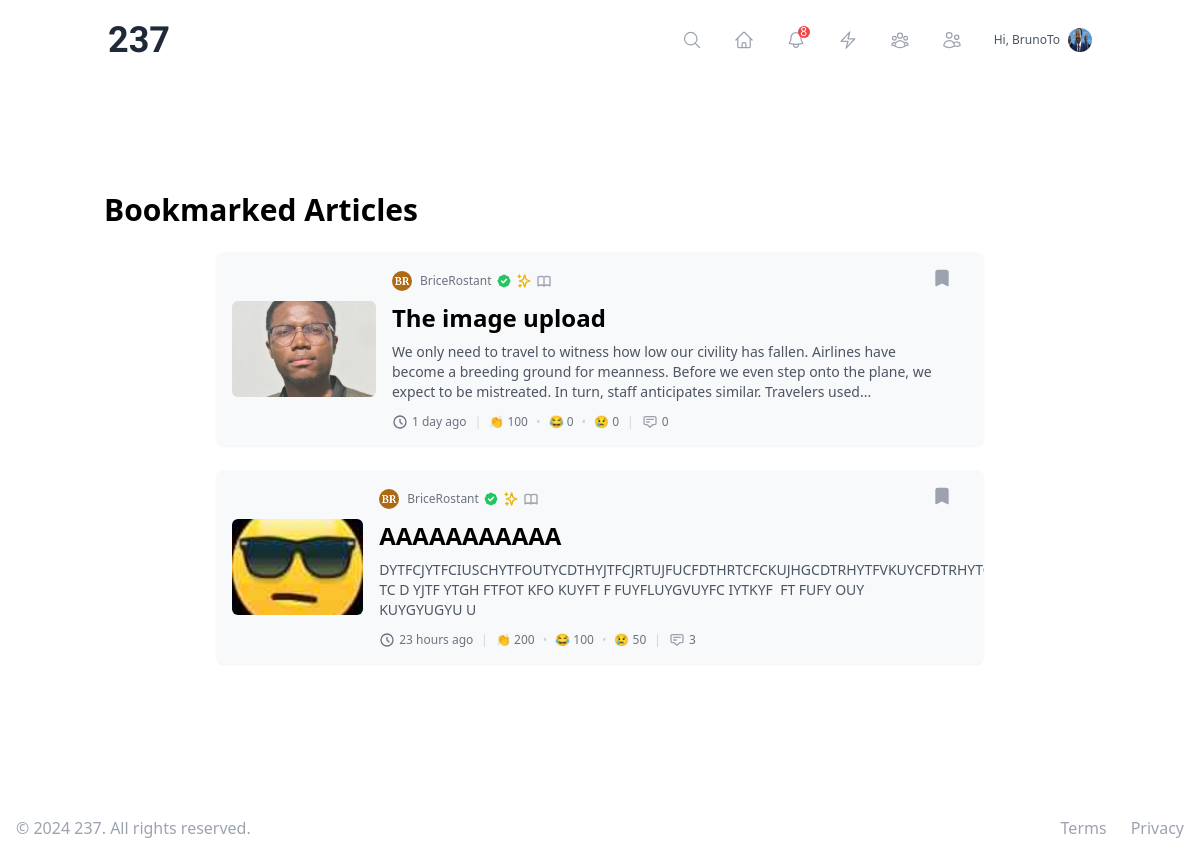
Page /articles/bookmarked/ (signed in) on the earlier database version.
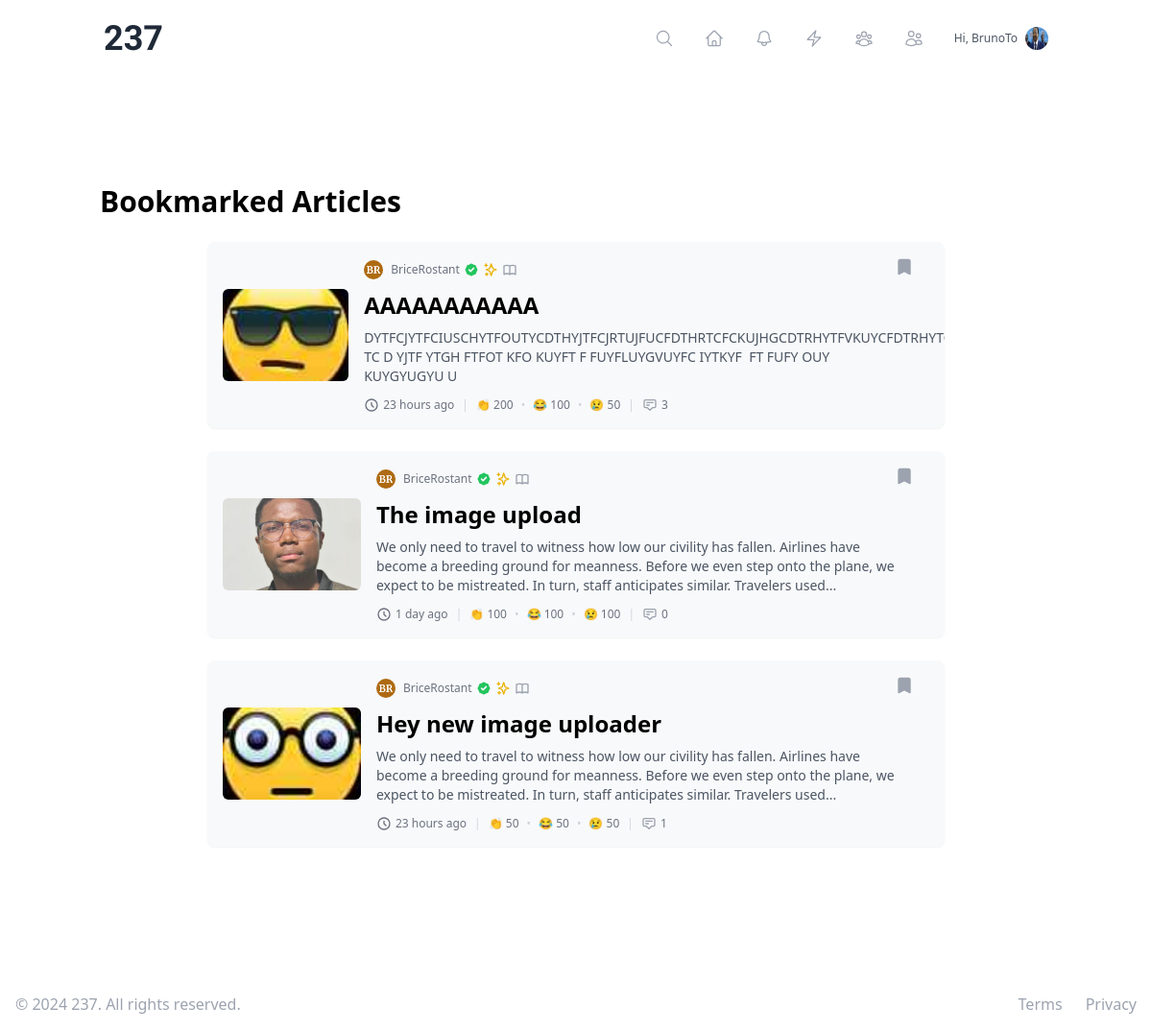
Same page on the later database version.
### users/models.py (models this page shows, shortened)
class User(AbstractUser):
    bio = models.TextField(max_length=500, blank=True)
    profile_picture = models.ImageField(upload_to='profile_pics/', blank=True, null=True)
    date_joined = models.DateTimeField(auto_now_add=True)
    location = models.CharField(max_length=100, blank=True)
    website = models.URLField(max_length=200, blank=True)
    following = models.ManyToManyField('self', symmetrical=False, related_name='followers')
    blocked_users = models.ManyToManyField('self', symmetrical=False, related_name='blocked_by')
    is_verified = models.BooleanField(default=False)
    is_premium = models.BooleanField(default=False)
    is_manual_writer = models.BooleanField(default=False)
    def get_avatar_url(self):
        return get_or_create_avatar(self)
    @property
    def is_writer(self):
        if self.is_manual_writer:
            return True
    def unread_notifications_count(self):
        return self.notifications.filter(is_read=False).count()

### articles/models.py (models this page shows, shortened)
class Article(models.Model):
    title = models.CharField(max_length=200)
    content = models.TextField()
    image = models.ImageField(upload_to='article_images/', validators=[validate_file_size], null=True, blank=True)
    thumbnail = models.ImageField(upload_to='article_thumbnails/', validators=[validate_file_size], null=True, blank=True)
    author = models.ForeignKey(settings.AUTH_USER_MODEL, on_delete=models.CASCADE)
    created_at = models.DateTimeField(auto_now_add=True)
    updated_at = models.DateTimeField(auto_now=True)
    published_at = models.DateTimeField(null=True, blank=True)
    status = models.CharField(max_length=10, choices=[('draft', 'Draft'), ('published', 'Published')], default='draft')
    language = models.CharField(max_length=2, choices=[('EN', 'English'), ('FR', 'French')])
    tags = TaggableManager()
    bookmarks = models.ManyToManyField(settings.AUTH_USER_MODEL, related_name='bookmarked_articles', blank=True)
    def reaction_count(self, reaction_type):
        return self.reactions.filter(reaction_type=reaction_type).aggregate(total=models.Sum('count'))['total'] or 0
    @property
    def clap_count(self):
        return self.reaction_count('clap')
    @property
    def sad_count(self):
        return self.reaction_count('sad')
    @property
    def laugh_count(self):
        return self.reaction_count('laugh')
    @property
    def comment_count(self):
        return self.comments.count()

### articles/views.py (the view)
# urls.py: path('articles/bookmarked/', BookmarkedArticlesView.as_view(), name='bookmarked_articles'),
class BookmarkedArticlesView(LoginRequiredMixin, ListView):
    model = Article
    template_name = 'articles/bookmarked_articles.html'
    context_object_name = 'articles'
    def get_queryset(self):
        return self.request.user.bookmarked_articles.all()

### articles/templatetags/custom_filters.py (called while the page is built)
@register.filter(name='get_first_paragraph')
def get_first_paragraph(content, word_limit=40):
    try:
        content_json = json.loads(content)
        for block in content_json.get('blocks', []):
            if block.get('type') == 'paragraph':
                text = block.get('data', {}).get('text', '')
                words = text.split()
                truncated_text = ' '.join(words[:word_limit])
                if len(truncated_text) > 300:
                    truncated_text = truncated_text[:297] + '...'
                elif len(words) > word_limit:
                    truncated_text += '...'
                return mark_safe(truncated_text)
    except json.JSONDecodeError:
        return ''
    return ''

### users/utils.py (called while the page is built)
def get_or_create_avatar(user):
    cache_key = f'user_avatar_{user.id}'
    avatar_url = cache.get(cache_key)
    if not avatar_url:
        if not user.profile_picture:
            avatar = generate_avatar(user.username)
            user.profile_picture.save(f"{user.username}_avatar.png", avatar, save=True)
        avatar_url = user.profile_picture.url
        cache.set(cache_key, avatar_url, timeout=86400)  # Cache for 24 hours
    return avatar_url

### templates/articles/bookmarked_articles.html (shortened to what this page needs)
{% extends "base.html" %}
{% load custom_filters %}
{% block content %}
<div class="container mx-auto px-4 py-8">
    <h2 class="text-3xl font-bold mb-6">Bookmarked Articles</h2>
    <div class="max-w-3xl mx-auto space-y-6">
        {% for article in articles %}
        <div class="bg-[#f8f9fa] shadow-sm rounded-lg overflow-hidden mb-6 transition-shadow duration-300 hover:shadow-md">
            <div class="flex p-4">
                <div class="w-1/5 min-w-[100px] mr-4 flex items-center">
                    <img src="{{ article.thumbnail.url }}" alt="{{ article.title }}" class="w-full h-24 object-cover rounded-md lazy">
                </div>
                <div class="w-4/5 flex flex-col justify-between pr-4">
                    <div>
                        <div class="flex items-center justify-between mb-2">
                            <div class="flex items-center">
                                <img src="{{ article.author.profile_picture.url }}" alt="{{ article.author.username }}" class="w-5 h-5 rounded-full mr-2">
                                <span class="text-xs text-gray-500 font-light">{{ article.author.username }}</span>
                            </div>
                            <form method="post" action="{% url 'remove_bookmark' article.pk %}" class="inline">
                                <button type="submit" class="text-gray-400 hover:text-red-600 transition-colors duration-200">
                                    <svg xmlns="http://www.w3.org/2000/svg" class="h-5 w-5" fill="currentColor" viewBox="0 0 24 24" stroke="currentColor">
                                        <path stroke-linecap="round" stroke-linejoin="round" stroke-width="2" d="M5 5a2 2 0 012-2h10a2 2 0 012 2v16l-7-3.5L5 21V5z" />
                                    </svg>
                                </button>
                            </form>
                        </div>
                        <a href="{% url 'article_detail' article.pk %}" class="block">
                            <h3 class="font-bold text-2xl mb-2 hover:text-indigo-600 transition-colors duration-200">
                                {{ article.title }}
                            </h3>
                            <p class="text-gray-600 text-sm mb-3 pr-4">
                                {{ article.content|get_first_paragraph }}
                            </p>
                        </a>
                    </div>
                    <div class="flex items-center text-xs text-gray-500">
                        <span title="{{ article.created_at|date:'F j, Y, g:i a' }}" class="flex items-center">
                            <svg xmlns="http://www.w3.org/2000/svg" class="h-4 w-4 mr-1" fill="none" viewBox="0 0 24 24" stroke="currentColor">
                                <path stroke-linecap="round" stroke-linejoin="round" stroke-width="2" d="M12 8v4l3 3m6-3a9 9 0 11-18 0 9 9 0 0118 0z" />
                            </svg>
                            {{ article.created_at|simple_timesince }}
                        </span>
                        <span class="mx-2 text-gray-300">|</span>
                        <div class="flex items-center space-x-2">
                            <span class="flex items-center" title="Claps">
                                👏 {{ article.clap_count }}
                            </span>
                            <span class="text-gray-300">•</span>
                            <span class="flex items-center" title="Laughs">
                                😂 {{ article.laugh_count }}
                            </span>
                            <span class="text-gray-300">•</span>
                            <span class="flex items-center" title="Sad reactions">
                                😢 {{ article.sad_count }}
                            </span>
                        </div>
                        <span class="mx-2 text-gray-300">|</span>
                        <span class="flex items-center" title="Comments">
                            <svg class="h-4 w-4 mr-1 text-gray-400" fill="none" stroke="currentColor" viewBox="0 0 24 24" xmlns="http://www.w3.org/2000/svg">
                                <path stroke-linecap="round" stroke-linejoin="round" stroke-width="2" d="M7 8h10M7 12h4m1 8l-4-4H5a2 2 0 01-2-2V6a2 2 0 012-2h14a2 2 0 012 2v8a2 2 0 01-2 2h-3l-4 4z"></path>
                            </svg>
                            {{ article.comment_count }}
                        </span>
                    </div>
                </div>
            </div>
        </div>
        {% empty %}
        <p class="text-gray-500 italic text-center py-8">No bookmarked articles.</p>
        {% endfor %}
    </div>
</div>
{% endblock %}

### templates/base.html (shortened to what this page needs)
<!DOCTYPE html>
{% load static %}
<html lang="en">
<head>
    <script src="https://cdn.tailwindcss.com"></script>
</head>
<body class=" min-h-screen flex flex-col">
    <header class="navbar fixed top-0 left-0 w-full z-30">
        <nav class="container mx-auto flex justify-between items-center p-5">
            <div class="text-4xl font-bold text-gray-800 font-angkor">
                <a href="{% url 'article_list' %}" class="font-playfair text-4xl font-bold">
                    237
                </a>
            </div>
            {% if user.is_authenticated %}
                <div class="hidden md:flex items-center space-x-8">
                    <a href="{% url 'search' %}" class="text-gray-400 hover:text-gray-600 group relative" title="Search">
                        <svg class="w-5 h-5" fill="none" stroke="currentColor" viewBox="0 0 24 24" xmlns="http://www.w3.org/2000/svg" stroke-width="1.5">
                            <path stroke-linecap="round" stroke-linejoin="round" d="M21 21l-5.197-5.197m0 0A7.5 7.5 0 105.196 5.196a7.5 7.5 0 0010.607 10.607z" />
                        </svg>
                    </a>
                    <a href="{% url 'article_list' %}" class="text-gray-400 hover:text-gray-600 group relative" title="Home">
                    </a>
                    <a href="{% url 'notification_list' %}" class="text-gray-400 hover:text-gray-600 relative group" title="Notifications">
                        {% if user.unread_notifications_count > 0 %}
                        <span class="absolute -top-1 -right-1 bg-red-500 text-white text-xs rounded-full h-3 w-3 flex items-center justify-center">
                            {{ user.unread_notifications_count }}
                        </span>
                        {% endif %}
                    </a>
                    <a href="{% url 'activity_feed' %}" class="text-gray-400 hover:text-gray-600 group relative" title="Activity Feed">
                        <svg class="w-5 h-5" fill="none" stroke="currentColor" viewBox="0 0 24 24" xmlns="http://www.w3.org/2000/svg" stroke-width="1.5">
                            <path stroke-linecap="round" stroke-linejoin="round" d="M3.75 13.5l10.5-11.25L12 10.5h8.25L9.75 21.75 12 13.5H3.75z" />
                        </svg>
                    </a>
                    <a href="{% url 'following_list' %}" class="text-gray-400 hover:text-gray-600 group relative" title="Connections">
                    </a>
                    <a href="{% url 'followers_list' %}" class="text-gray-400 hover:text-gray-600 group relative" title="Followers">
                    </a>
                    <a href="{% url 'user_profile' user.username %}" class="flex items-center space-x-2 text-gray-600 hover:text-gray-800 group relative">
                        <span class="text-xs">Hi, {{ user.username }}</span>
                        <img src="{{ user.get_avatar_url }}" alt="{{ user.username }}" class="w-6 h-6 rounded-full">
                    </a>
                </div>
            {% endif %}
        </nav>
    </header>
    <main class="my-40">
        {% block content %}
        {% endblock %}
    </main>
    <footer class="footer fixed bottom-0 left-0 w-full hero-foot  text-xs md:text-base z-30">
        <div class="max-w-7xl mx-auto py-2 md:py-4 px-2 md:px-4 flex flex-col md:flex-row items-center justify-between">
            <div class="flex justify-center space-x-4 md:space-x-6 order-2 md:order-2">
                <a href="#" class="text-gray-400 hover:text-gray-500">
                    Terms
                </a>
                <a href="#" class="text-gray-400 hover:text-gray-500">
                    Privacy
                </a>
            </div>
            <div class="mt-2 md:mt-0 order-1 md:order-1">
                <p class="text-center text-gray-400">&copy; 2024 237. All rights reserved.</p>
            </div>
        </div>
    </footer>
</body>
</html>

### templates/base.html (style rules this page uses)
.navbar, .footer { transition: transform 0.3s ease-in-out; }

Differences in the rows shown:
changed User "BrunoTo": unread_notifications_count "8" → (not shown)
shown differently, row unchanged: Article "AAAAAAAAAAA": moves up the list
computed for Article "The image upload": laugh_count "0" → "100"; sad_count "0" → "100"
now on this page (row unchanged): Article: thumbnail (picture), author.profile_picture (picture), author.username "BriceRostant", title "Hey new image uploader", content|get_first_paragraph "We only need to travel to witness how low our civility has fallen. Airlines have become a breeding ground for meanness. Before we even step onto the plane, we expect to be mistreated. In turn, staff anticipates similar. Travelers used...", created_at|simple_timesince "23 hours ago", clap_count "50", laugh_count "50", sad_count "50", comment_count "1"
